Frame 1 (no input): blank canvas, image omitted
Frame 60 (the mouse pressed at the canvas centre just before this capture): blank canvas, image omitted
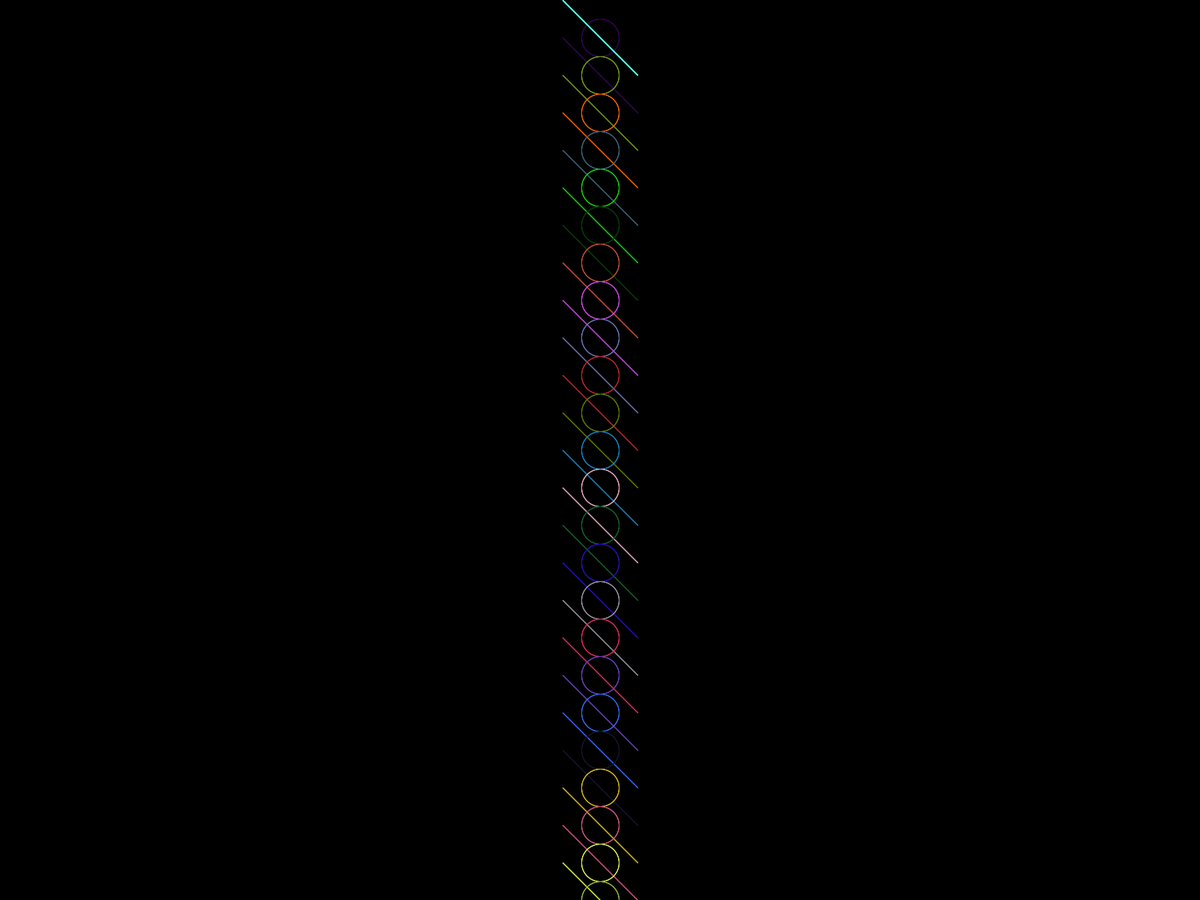
Frame 120 (the mouse held since frame 60 and released just before this capture)

The Processing sketch whose frames 1 and 60 were blank and that drew this single picture after the mouse press (run headless with seeded random() and noise(); from frame 60 on, the mouse is pressed at the canvas centre):

// Processing sketch: New_Lab_Test_19_5_22
// ── New_Lab_Test_19_5_22.pde
//int x = width;
//int y = height;
int tadLength = 10;
float[] x = new float[tadLength];
float[] y = new float[tadLength];
float[] NotadLength = new float[tadLength];
int yPos = height/2;

void setup()
{
  background(0);
  fullScreen();

  for (int i = 0; i < tadLength; i++)
  {
    x[i] = (width/2);  //x co-ords
    y[i] = (yPos);     //random(height/2,height++); //y co-ords
    NotadLength[i] = random(0, 9); //random no. of circles
  }
}

void draw()
{
 if(mousePressed)
 {
   tadpoleLength();
   tadpoleLimbs();
 }
}

void tadpoleLength()
{
  stroke(random(0,255), random(0,255), random(0,255));
  noFill();

  for (int i = 0; i < NotadLength[i]; i++)
  {
    ellipse(x[i], y[i], 50, 50); //draw circles
       y[i] =(y[i]+50);
  }
}

int tadLimbs = tadLength;

void tadpoleLimbs()
{
  for(int i = 0; i < tadLimbs; i++)
  {
    line(x[i]+50,y[i]+50,x[i]-50,y[i]-50);
  }
}

void tadpoleGender()
{
  
}

void tadpoleEyes()
{
  
}

void tadpoleName()
{

}
